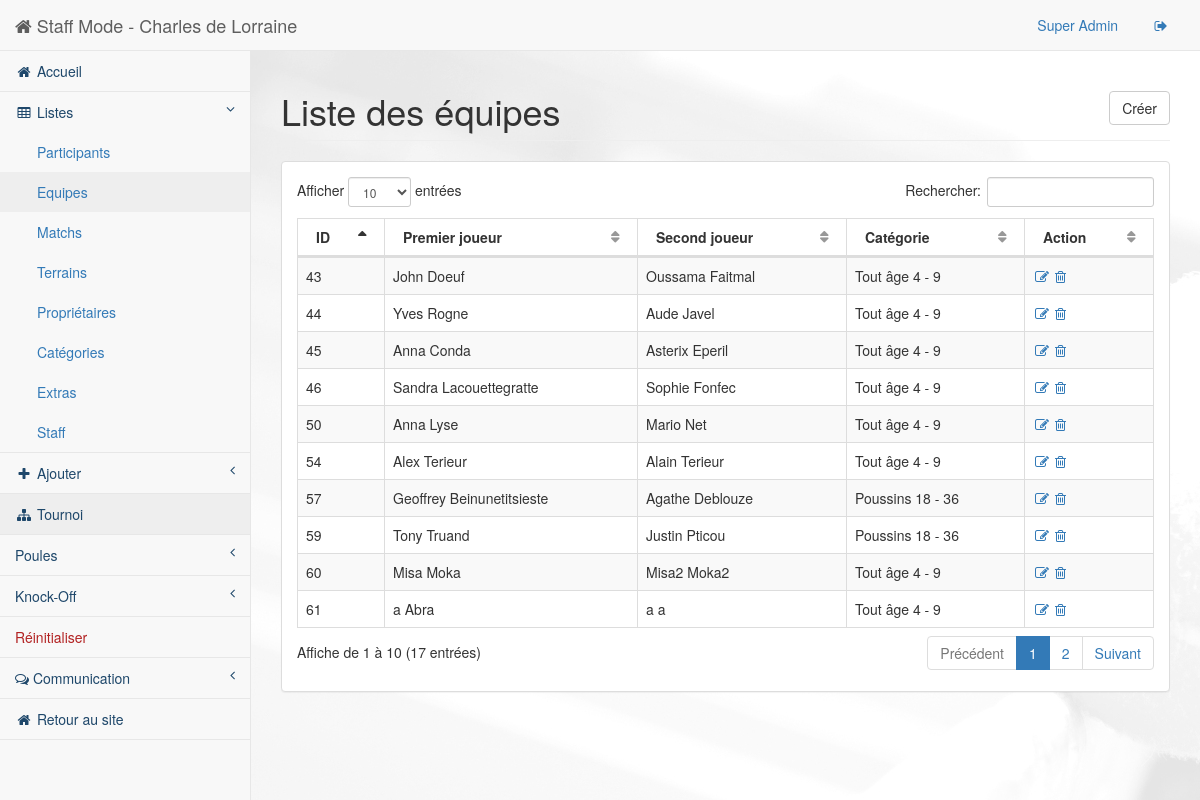
The page /staff/pages/list-team.php (signed in) on the database as committed earlier.
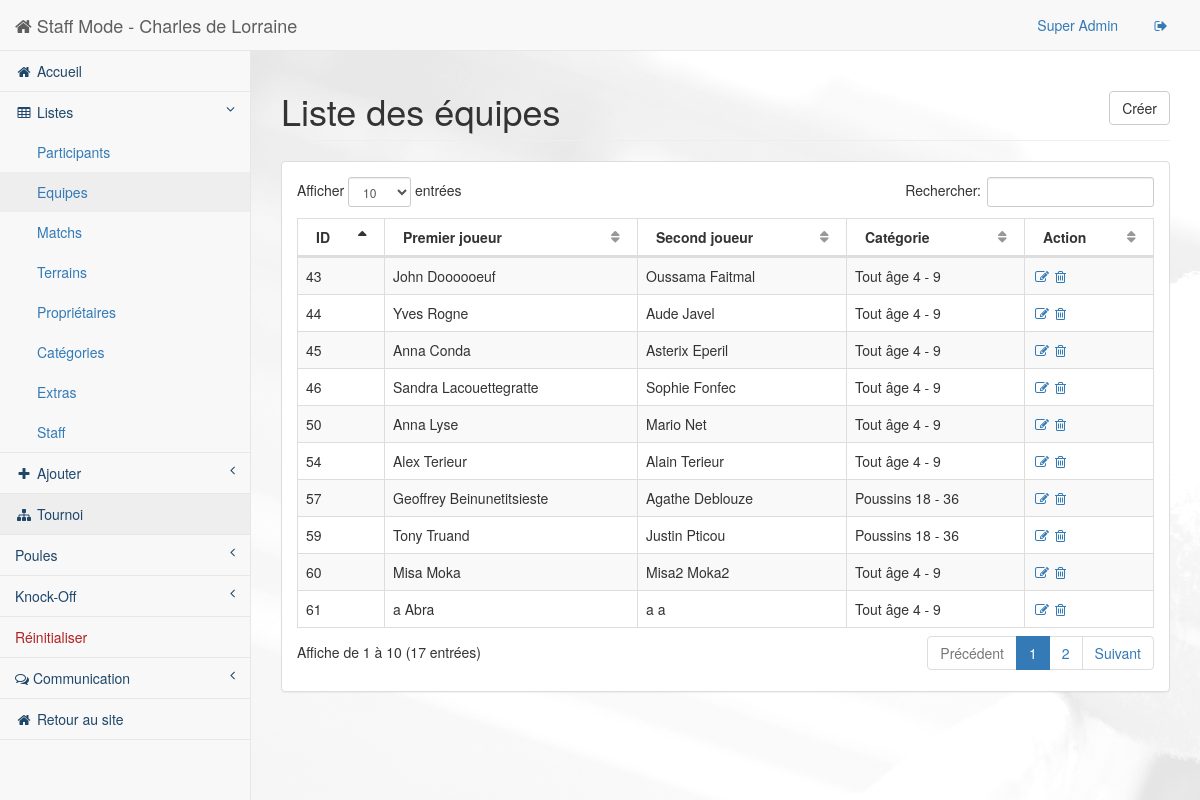
The same page on the database as committed later.
### tables this page shows
CREATE TABLE IF NOT EXISTS `Team` (
  `ID` int(255) NOT NULL AUTO_INCREMENT,
  `ID_Player1` int(255) NOT NULL,
  `ID_Player2` int(255) NOT NULL,
  `ID_Cat` int(255) NOT NULL,
  `NbWinMatch` int(255) NOT NULL,
  `AvgRanking` varchar(10) NOT NULL,
  `Group_Vic` int(11) NOT NULL,
  PRIMARY KEY (`ID`),
  KEY `ID_Player1` (`ID_Player1`),
  KEY `ID_Player2` (`ID_Player2`),
  KEY `ID_Cat` (`ID_Cat`)
);

CREATE TABLE IF NOT EXISTS `Personne` (
  `ID` int(255) NOT NULL AUTO_INCREMENT,
  `Title` int(2) NOT NULL,
  `FirstName` varchar(100) NOT NULL,
  `LastName` varchar(100) NOT NULL,
  `Ville` varchar(500) NOT NULL,
  `ZIPCode` int(10) NOT NULL,
  `Rue` varchar(100) NOT NULL,
  `Number` int(11) NOT NULL,
  `PhoneNumber` int(20) NOT NULL,
  `GSMNumber` int(20) NOT NULL,
  `BirthDate` date NOT NULL,
  `Mail` varchar(500) NOT NULL,
  `CreationDate` date NOT NULL,
  `Note` varchar(500) NOT NULL,
  `IsPlayer` tinyint(1) NOT NULL,
  `IsOwner` tinyint(1) NOT NULL,
  `IsStaff` tinyint(1) NOT NULL,
  PRIMARY KEY (`ID`)
);

### src/staff/pages/php/inc/list-team.inc (the view, shortened to what this page needs)
<?php
function dbAndPrint() {
    $db = BDconnect();
    $reponse1 = $db->query('SELECT Team.ID, FirstName as F, LastName as L, Team.ID_Player1 as id1, Team.ID_Player2 as id2, Team.ID_Cat as ID_Cat FROM Team, Personne WHERE Personne.ID = Team.ID_Player1 ');
    while ($donnes1 = $reponse1->fetch_array())
    {
      $reponse2 = $db->query('SELECT Team.ID, FirstName as F, LastName as L FROM Team, Personne WHERE Personne.ID = '.$donnes1['id2'].'');
        $reponse3 = $db->query('SELECT * FROM Categorie WHERE ID = '.$donnes1['ID_Cat'].'');
	   $donnes2 = $reponse2->fetch_array();
        $cat = $reponse3->fetch_array();
        $catFinal = $cat['Designation']." ".$cat['Age'];
        printListTeam($donnes1, $donnes2, $catFinal);
    }
}
function printListTeam($donnes1,$donnes2, $catFinal) {
    echo "<tr class=\"odd gradeX\">";
    $id = $donnes1['ID'];
    echo "<td data-toggle=\"modal\" data-target=\"#myModal\" data-url=\"./show-team.php?id=$id\">".utf8_encode($donnes1['ID'])."</td>";
    echo "<td data-toggle=\"modal\" data-target=\"#myModal\" data-url=\"./show-team.php?id=$id\">".utf8_encode($donnes1['F']). " " . utf8_encode($donnes1['L'])."</td>";
    echo "<td data-toggle=\"modal\" data-target=\"#myModal\" data-url=\"./show-team.php?id=$id\">".utf8_encode($donnes2['F']). " " . utf8_encode($donnes2['L'])."</td>";
    echo "<td data-toggle=\"modal\" data-target=\"#myModal\" data-url=\"./show-team.php?id=$id\">".utf8_encode($catFinal)."</td>";
    echo "<td><a href=\"./edit-team.php?id=".$donnes1['ID']."\"><i class=\"fa fa-edit fa-fw\"></i></a> <a href=\"./php/delete-team.php?id=".$donnes1['ID']."\" onclick=\"return confirm('Voulez-vous vraiment supprimer cette entrée ?');\"><i class=\"fa fa-trash-o\"></i></a></td>";
    echo "</tr>";
}
?>

### src/staff/pages/list-team.php (shortened to what this page needs)
<!DOCTYPE html>
<html lang="en">
<head>
    <link href="../bower_components/bootstrap/dist/css/bootstrap.min.css" rel="stylesheet">
    <link href="../bower_components/metisMenu/dist/metisMenu.min.css" rel="stylesheet">
    <link href="../bower_components/datatables-plugins/integration/bootstrap/3/dataTables.bootstrap.css" rel="stylesheet">
    <link href="../bower_components/datatables-responsive/css/dataTables.responsive.css" rel="stylesheet">
    <link href="../dist/css/sb-admin-2.css" rel="stylesheet">
    <link href="../bower_components/font-awesome/css/font-awesome.min.css" rel="stylesheet" type="text/css">
</head>
<body>
    <div id="wrapper">
        <?php
            include("./html/header.php");
        ?>
            <div id="page-wrapper" style="background : url(../../images/staff-back.jpg) 0 0 fixed;">
                <div class="row">
                    <div class="col-lg-12">
                        <h1 class="page-header">Liste des équipes
                        <a class="btn btn-default btn-outline pull-right" href="./team.php"> Créer</a>
                        </h1>
                    </div>
                </div>
                        <div class="row">
                            <div class="col-lg-12">
                                <div class="panel panel-default">
                                    <div class="panel-body">
                                        <div class="dataTable_wrapper">
                                            <table class="table table-striped table-bordered table-hover" id="dataTables-example">
                                                <thead>
                                                    <tr>
                                                        <th>ID</th>
                                                        <th>Premier joueur</th>
                                                        <th>Second joueur</th>
                                                        <th>Catégorie</th>
                                                        <th>Action</th>
                                                    </tr>
                                                </thead>
                                                <tbody>
                                                    <?php require_once("./php/inc/list-team.inc");
                                            dbAndPrint();
                                            ?>
                                                </tbody>
                                            </table>
                                        </div>
                                    </div>
                                </div>
                            </div>
                        </div>
            </div>
    </div>
</body>
</html>

### src/staff/pages/html/header.php (shortened to what this page needs)
<nav class="navbar navbar-default navbar-static-top" role="navigation" style="margin-bottom: 0">
    <div class="navbar-header">
        <a class="navbar-brand" href="index.php"><i class="fa fa-home"></i> Staff Mode - Charles de Lorraine</a>
    </div>
    <ul class="nav navbar-top-links navbar-right">
        <li class="dropdown">
            <a class="dropdown-toggle" href="../pages/staff.php">
                <?php echo $_SESSION["NAME"]; ?>
            </a>
        </li>
        <li class="dropdown">
            <a class="dropdown-toggle" href="login.php?action=logout">
                    <i class="fa fa-sign-out fa-fw"></i>
            </a>
        </li>
    </ul>
    <div class="navbar-default sidebar" role="navigation">
        <div class="sidebar-nav navbar-collapse colorDarkBlue">
            <ul class="nav" id="side-menu">
                <li>
                    <a href="index.php"><i class="fa fa-home fa-fw"></i> Accueil</a>
                </li>
                <li>
                    <a href="#"><i class="fa fa-table fa-fw"></i> Listes<span class="fa arrow"></span></a>
                    <ul class="nav nav-second-level colorBlue">
                        <li>
                            <a href="list.php?type=player"> Participants</a>
                        </li>
                        <li>
                            <a href="list-team.php"> Equipes</a>
                        </li>
                        <li>
                            <a href="list-match.php"> Matchs</a>
                        </li>
                        <li>
                            <a href="list.php?type=court"> Terrains</a>
                        </li>
                        <li>
                            <a href="list.php?type=owner"> Propriétaires</a>
                        </li>
                        <li>
                            <a href="list.php?type=category"> Catégories</a>
                        </li>
                        <li>
                            <a href="list-extras.php"> Extras</a>
                        </li>
                        <li>
                            <a href="list.php?type=staff"> Staff</a>
                        </li>
                    </ul>
                </li>
                <li>
                    <a href="#"><i class="fa fa-plus fa-fw"></i> Ajouter<span class="fa arrow"></span></a>
                </li>
                <li>
                    <a href=""><i class="fa fa-sitemap fa-fw"></i> Tournoi</a>
                </li>
                <li>
                            <a href="#">Poules<span class="fa arrow"></span></a>
                        </li>
                        <li>
                            <a href="#">Knock-Off<span class="fa arrow"></span></a>
                        </li>
                        <li class="li-danger">
                            <a href="reset.php">Réinitialiser</a>
                        </li>
                <li>
                    <a href="#"><i class="fa fa-comments-o"></i> Communication<span class="fa arrow"></span></a>
                </li>
                <li>
                    <a href="../../index.php?action=logout"><i class="fa fa-home fa-fw"></i> Retour au site</a>
                </li>
            </ul>
        </div>
    </div>
</nav>

Rows that differ between the two databases and show on the page:
changed through a linked row, team "John": ID_Player1.LastName "Doeuf" → "Doooooeuf"
